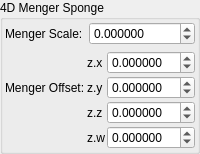
    <widget class="QGroupBox" name="groupBox_2">
     <property name="title">
      <string>4D Menger Sponge</string>
     </property>
     <layout class="QVBoxLayout" name="verticalLayout_4">
      <property name="leftMargin">
       <number>2</number>
      </property>
      <property name="topMargin">
       <number>2</number>
      </property>
      <property name="rightMargin">
       <number>2</number>
      </property>
      <property name="bottomMargin">
       <number>2</number>
      </property>
      <item>
       <layout class="QGridLayout" name="gridLayout" columnstretch="0,1">
        <item row="0" column="0">
         <widget class="QLabel" name="label_256">
          <property name="text">
           <string>Menger Scale:</string>
          </property>
         </widget>
        </item>
        <item row="0" column="1">
         <widget class="MyDoubleSpinBox" name="spinbox_transf_scale_3">
          <property name="sizePolicy">
           <sizepolicy hsizetype="Minimum" vsizetype="Maximum">
            <horstretch>0</horstretch>
            <verstretch>0</verstretch>
           </sizepolicy>
          </property>
          <property name="prefix">
           <string/>
          </property>
          <property name="suffix">
           <string/>
          </property>
          <property name="decimals">
           <number>6</number>
          </property>
          <property name="minimum">
           <double>-99.989999999999995</double>
          </property>
          <property name="maximum">
           <double>99.989999999999995</double>
          </property>
          <property name="singleStep">
           <double>0.100000000000000</double>
          </property>
         </widget>
        </item>
       </layout>
      </item>
      <item>
       <layout class="QGridLayout" name="gridLayout_63" columnstretch="0,0,0,1">
        <property name="spacing">
         <number>2</number>
        </property>
        <item row="3" column="2">
         <widget class="QLabel" name="label_99">
          <property name="text">
           <string notr="true">z.w</string>
          </property>
         </widget>
        </item>
        <item row="0" column="2">
         <widget class="QLabel" name="label_93">
          <property name="text">
           <string notr="true">z.x</string>
          </property>
         </widget>
        </item>
        <item row="1" column="3">
         <widget class="MyDoubleSpinBox" name="spinbox4_transf_addition_constant_111d5_y">
          <property name="sizePolicy">
           <sizepolicy hsizetype="Minimum" vsizetype="Maximum">
            <horstretch>0</horstretch>
            <verstretch>0</verstretch>
           </sizepolicy>
          </property>
          <property name="prefix">
           <string/>
          </property>
          <property name="suffix">
           <string/>
          </property>
          <property name="decimals">
           <number>6</number>
          </property>
          <property name="minimum">
           <double>-99.989999999999995</double>
          </property>
          <property name="maximum">
           <double>99.989999999999995</double>
          </property>
          <property name="singleStep">
           <double>0.100000000000000</double>
          </property>
         </widget>
        </item>
        <item row="0" column="3">
         <widget class="MyDoubleSpinBox" name="spinbox4_transf_addition_constant_111d5_x">
          <property name="sizePolicy">
           <sizepolicy hsizetype="Minimum" vsizetype="Maximum">
            <horstretch>0</horstretch>
            <verstretch>0</verstretch>
           </sizepolicy>
          </property>
          <property name="prefix">
           <string/>
          </property>
          <property name="suffix">
           <string/>
          </property>
          <property name="decimals">
           <number>6</number>
          </property>
          <property name="minimum">
           <double>-99.989999999999995</double>
          </property>
          <property name="maximum">
           <double>99.989999999999995</double>
          </property>
          <property name="singleStep">
           <double>0.100000000000000</double>
          </property>
         </widget>
        </item>
        <item row="1" column="1">
         <widget class="QLabel" name="label_91">
          <property name="text">
           <string>Menger Offset:</string>
          </property>
         </widget>
        </item>
        <item row="2" column="2">
         <widget class="QLabel" name="label_98">
          <property name="text">
           <string notr="true">z.z</string>
          </property>
         </widget>
        </item>
        <item row="3" column="3">
         <widget class="MyDoubleSpinBox" name="spinbox4_transf_addition_constant_111d5_w">
          <property name="sizePolicy">
           <sizepolicy hsizetype="Minimum" vsizetype="Maximum">
            <horstretch>0</horstretch>
            <verstretch>0</verstretch>
           </sizepolicy>
          </property>
          <property name="prefix">
           <string/>
          </property>
          <property name="suffix">
           <string/>
          </property>
          <property name="decimals">
           <number>6</number>
          </property>
          <property name="minimum">
           <double>-99.989999999999995</double>
          </property>
          <property name="maximum">
           <double>99.989999999999995</double>
          </property>
          <property name="singleStep">
           <double>0.100000000000000</double>
          </property>
         </widget>
        </item>
        <item row="2" column="3">
         <widget class="MyDoubleSpinBox" name="spinbox4_transf_addition_constant_111d5_z">
          <property name="sizePolicy">
           <sizepolicy hsizetype="Minimum" vsizetype="Maximum">
            <horstretch>0</horstretch>
            <verstretch>0</verstretch>
           </sizepolicy>
          </property>
          <property name="prefix">
           <string/>
          </property>
          <property name="suffix">
           <string/>
          </property>
          <property name="decimals">
           <number>6</number>
          </property>
          <property name="minimum">
           <double>-99.989999999999995</double>
          </property>
          <property name="maximum">
           <double>99.989999999999995</double>
          </property>
          <property name="singleStep">
           <double>0.100000000000000</double>
          </property>
         </widget>
        </item>
        <item row="1" column="2">
         <widget class="QLabel" name="label_90">
          <property name="text">
           <string notr="true">z.y</string>
          </property>
         </widget>
        </item>
       </layout>
      </item>
     </layout>
    </widget>
